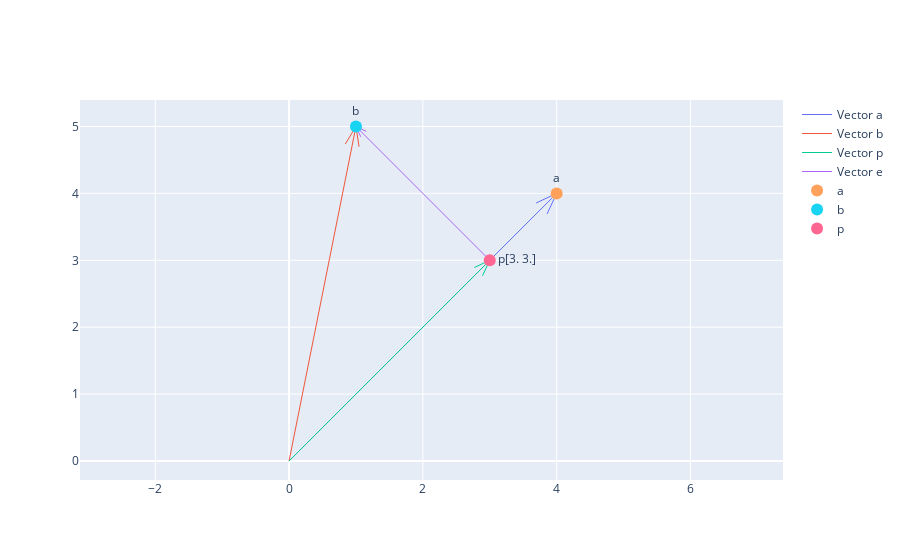

Source (notebook cell):
### Markdown cell above
## Plotting a projection

### Code cell
import plotly.figure_factory as ff
import numpy as np
import plotly.graph_objects as go

a = np.array([4,4])
b = np.array([1,5])

# p is the projection of b onto a
p = np.dot(b,a)/np.dot(a,a) * a
e = b-p

x,y = np.array([0,0,p[0]]), np.array([0,0,p[1]])
u,v = np.array([a[0],b[0],e[0]]), np.array([a[1],b[1],e[0]])

fig = ff.create_quiver([0], [0], [a[0]], [a[1]],
                        scale=1,
                        arrow_scale=.06,
                        name='Vector a',
                        line_width=1,
                        scaleratio=1, 
                        )

fig2 = ff.create_quiver([0], [0], [b[0]], [b[1]],
                        scale=1,
                        arrow_scale=.06,
                        name='Vector b',
                        line_width=1,
                        scaleratio=1, 
                        )

fig3 = ff.create_quiver([0], [0], [p[0]], [p[1]],
                        scale=1,
                        arrow_scale=.06,
                        name='Vector p',
                        line_width=1,
                        scaleratio=1, 
                        )

fig4 = ff.create_quiver([p[0]], [p[1]], [e[0]], [e[1]],
                        scale=1,
                        arrow_scale=.06,
                        name='Vector e',
                        line_width=1,
                        scaleratio=1, 
                        )

fig.add_traces(data = fig2.data)
fig.add_traces(data = fig3.data)
fig.add_traces(data = fig4.data)

fig.add_trace(go.Scatter(x=[a[0]], 
                    y=[a[1]],
                    mode='markers+text',
                    text=['a'],
                    marker_size=12,
                    textposition="top center",
                    name='a'))

fig.add_trace(go.Scatter(x=[b[0]], 
                    y=[b[1]],
                    mode='markers+text',
                    text=['b'],
                    marker_size=12,
                    textposition="top center",
                    name='b'))

fig.add_trace(go.Scatter(x=[p[0]], 
                    y=[p[1]],
                    mode='markers+text',
                    text=['p'+np.array2string(p)],
                    marker_size=12,
                    textposition="middle right",
                    name='p'))

fig.show()

### Figure 1 — Plotly figure (JSON) as saved in the notebook; plotly's stock layout.template omitted (floating-point values rounded to 4 significant figures)
{"data": [{"line": {"width": 1}, "mode": "lines", "name": "Vector a", "type": "scatter", "x": [0, 4, null, 3.857, 4, 3.692, null], "y": [0, 4, null, 3.692, 4, 3.857, null]}, {"line": {"width": 1}, "mode": "lines", "name": "Vector b", "type": "scatter", "x": [0, 1, null, 1.046, 1, 0.841, null], "y": [0, 5, null, 4.698, 5, 4.739, null]}, {"line": {"width": 1}, "mode": "lines", "name": "Vector p", "type": "scatter", "x": [0, 3, null, 2.892, 3, 2.769, null], "y": [0, 3, null, 2.769, 3, 2.892, null]}, {"line": {"width": 1}, "mode": "lines", "name": "Vector e", "type": "scatter", "x": [3, 1, null, 1.154, 1, 1.072, null], "y": [3, 5, null, 4.928, 5, 4.846, null]}, {"marker": {"size": 12}, "mode": "markers+text", "name": "a", "text": ["a"], "textposition": "top center", "type": "scatter", "x": [4], "y": [4]}, {"marker": {"size": 12}, "mode": "markers+text", "name": "b", "text": ["b"], "textposition": "top center", "type": "scatter", "x": [1], "y": [5]}, {"marker": {"size": 12}, "mode": "markers+text", "name": "p", "text": ["p[3. 3.]"], "textposition": "middle right", "type": "scatter", "x": [3], "y": [3]}], "layout": {"hovermode": "closest", "yaxis": {"scaleanchor": "x", "scaleratio": 1}}}
